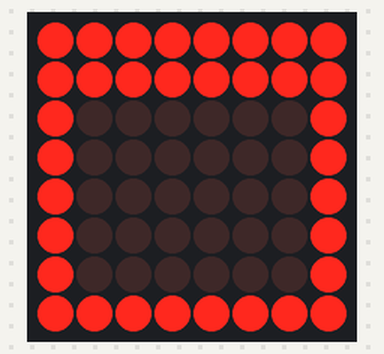
The sketch below on a simulated Arduino Uno, built with avr-gcc and run on an emulated ATmega328P. On the bench: 8×8 LED matrix. What the sketch prints to the serial monitor is not drawn.

Above: at 19.86 s.

The sketch:

Snake.ino
```cpp
#include "LedControl.h"

#define SIZE 8
#define SPEED 5

LedControl lc=LedControl(2,4,3,1); //Pins: DIN,CLK,CS,

int aux;

void setup() {

  lc.shutdown(0,false);
  lc.setIntensity(0,1);
Serial.begin(9600);
aux = 0;

}

void loop() {

for(int i = aux; i < SIZE - aux; i++){
  lc.setLed(0,aux,i,true);
  delay(SPEED);
  Serial.print("(");
  Serial.print(aux);
  Serial.print(",");
  Serial.print(i);
  Serial.println(")");
}

for(int i = aux; i < SIZE - aux; i++){
  lc.setLed(0,i,(SIZE - 1) - aux ,true);
  delay(SPEED);
  Serial.print("(");
  Serial.print(i);
  Serial.print(",");
  Serial.print((SIZE - 1) - aux);
  Serial.println(")");
}

for(int i = aux; i < SIZE - aux; i++){
  lc.setLed(0,(SIZE - 1) - aux ,(SIZE - 1) - i,true);
  delay(SPEED);
  Serial.print("(");
  Serial.print((SIZE - 1) - aux);
  Serial.print(",");
  Serial.print((SIZE - 1) - i);
  Serial.println(")");
}

for(int i = aux; i < SIZE - aux; i++){
  lc.setLed(0,(SIZE - 1) - i, aux ,true);
  delay(SPEED);
  Serial.print("(");
  Serial.print((SIZE - 1) - i);
  Serial.print(",");
  Serial.print(aux);
  Serial.println(")");
}

aux++;
if(aux == 4){
 lc.clearDisplay(0);
 aux = 0;
 Serial.println("XXXXXXXXXXXXXXXXXXXXXXXXXXXXXXXXXXXXXXXXXXXXXXXXXXXXXXXXXXXXXXX");
}

}
```
